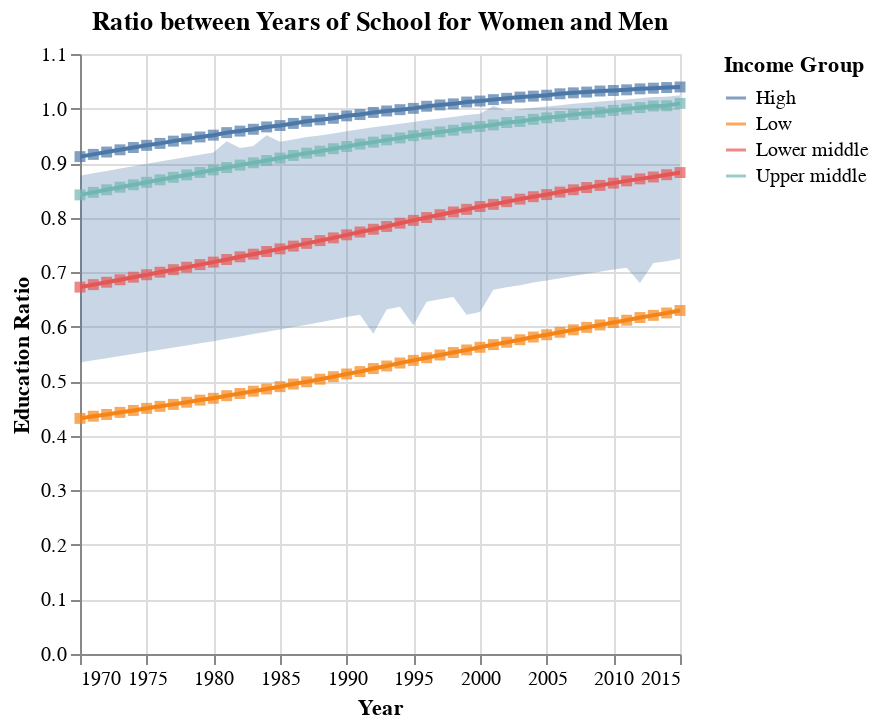

Notebook cell for this chart:
### Markdown cell above
<div class="alert alert-warning" style="color:black">

### Question 3.3 (Optional)
rubric={accuracy:1}

<h4>
Python
</h4>
Add <a href=https://altair-viz.github.io/gallery/line_with_ci.html> a confidence interval band</a>
to your line + square plot by assigning the plot in the previous question to a variable name
and then using layering to add the band.
The default in the link above is a 95% bootstrapped confidence interval.
</div>

### Code cell
# YOUR PYTHON ANSWER GOES HERE

band = alt.Chart(gm_aggregated).mark_errorband(extent = 'ci').encode(
    x = 'year',
    y = alt.Y('school_ratio:Q').title('Education Ratio'),
)

band + ratio_line_plot

### Figure 1 — Vega-Lite specification as saved in the notebook (floating-point values rounded to 4 significant figures; data arrays with more than 128 entries replaced by an {"elided": "..."} marker saying what was removed)
{"$schema": "https://vega.github.io/schema/vega-lite/v5.20.1.json", "config": {"view": {"continuousHeight": 300, "continuousWidth": 300}}, "data": {"name": "data-d1ebad01469d35e047954334c38f506c"}, "datasets": {"data-d1ebad01469d35e047954334c38f506c": {"elided": "184 records"}}, "layer": [{"encoding": {"x": {"field": "year", "type": "temporal"}, "y": {"field": "school_ratio", "title": "Education Ratio", "type": "quantitative"}}, "mark": {"extent": "ci", "type": "errorband"}}, {"encoding": {"color": {"field": "income_group", "title": "Income Group", "type": "nominal"}, "x": {"field": "year", "title": "Year", "type": "temporal"}, "y": {"field": "school_ratio", "title": "Education Ratio", "type": "quantitative"}}, "layer": [{"mark": {"type": "line"}, "title": "Ratio between Years of School for Women and Men"}, {"mark": {"type": "square"}}]}]}
